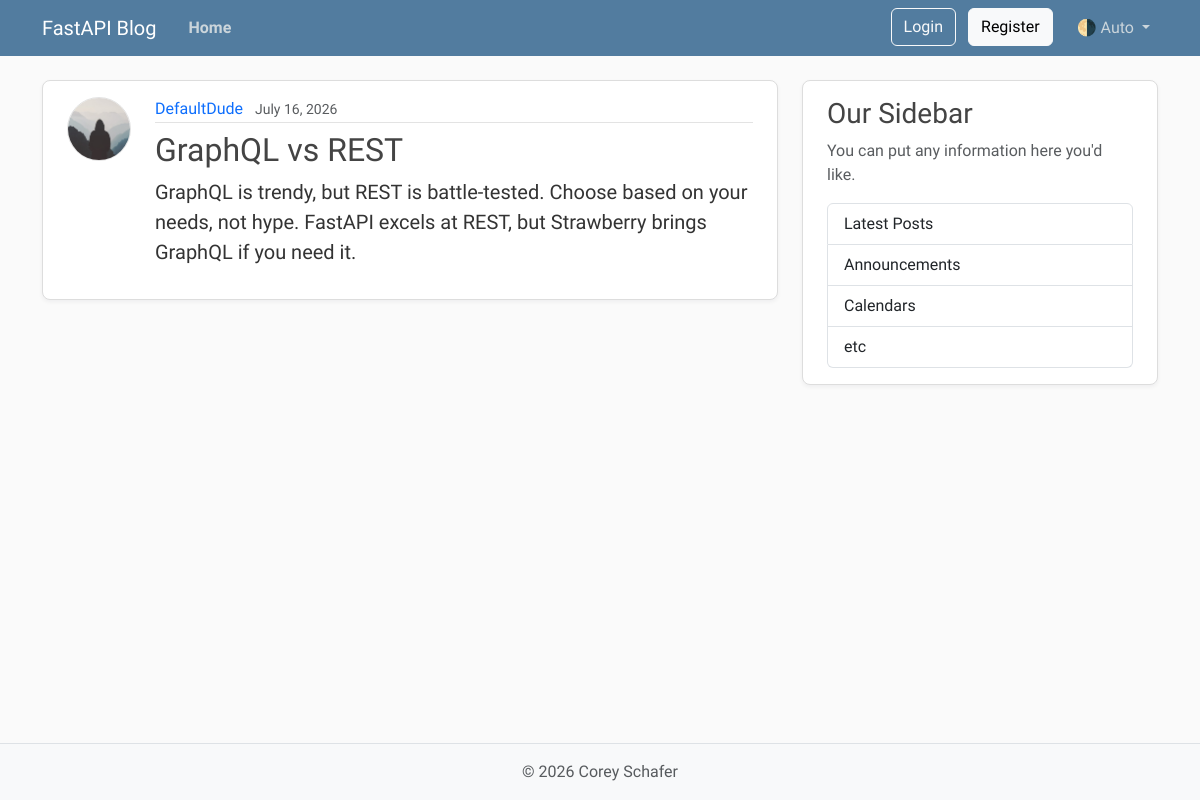
/posts/3, run on an earlier commit of the app's database.
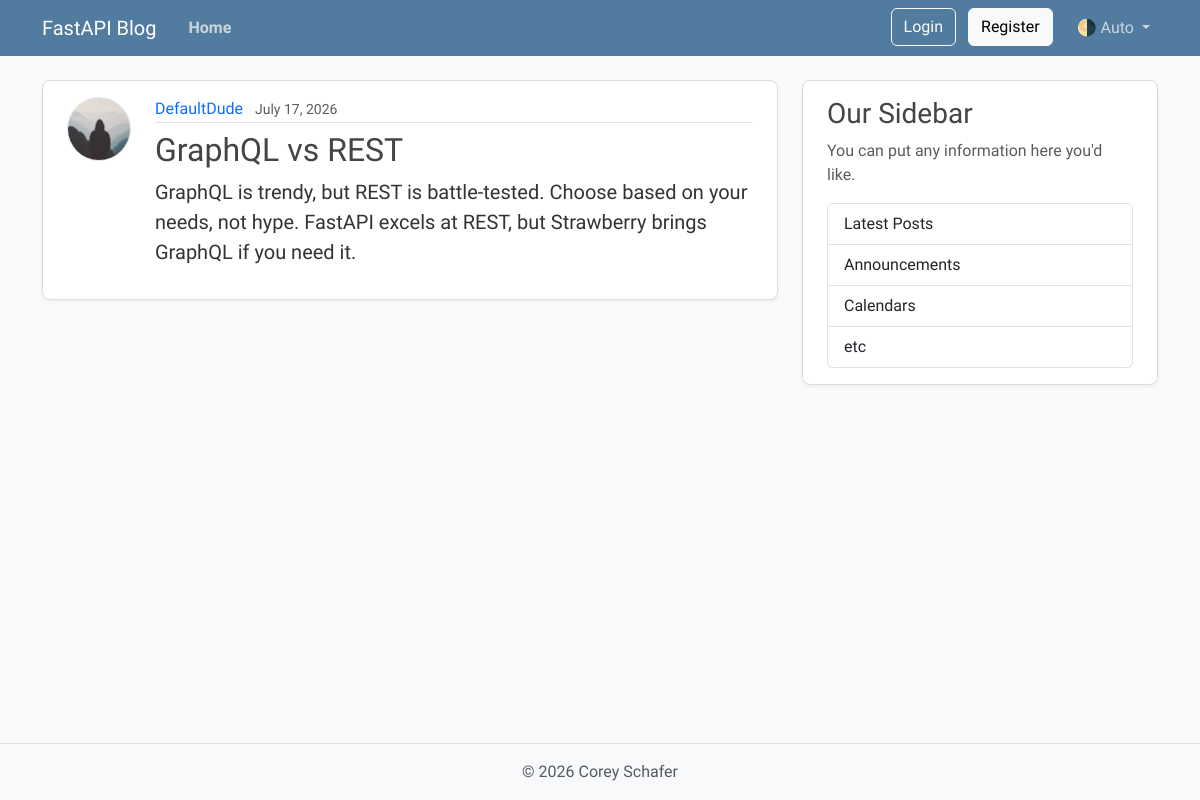
And on a later commit of the database.
### src/fastapi_blog/models.py (models this page shows, shortened)
class User(Base):
    __tablename__ = "users"
    id: Mapped[int] = mapped_column(Integer, primary_key=True, index=True)
    username: Mapped[str] = mapped_column(String(50), unique=True, nullable=False)
    email: Mapped[str] = mapped_column(String(120), unique=True, nullable=False)
    password_hash: Mapped[str] = mapped_column(String(200), nullable=False)
    image_file: Mapped[str | None] = mapped_column(
        String(200),
        nullable=True,
        default=None,
    )
    posts: Mapped[list[Post]] = relationship(back_populates="author", cascade="all, delete-orphan")
    reset_tokens: Mapped[list[PasswordResetToken]] = relationship(
        back_populates="user",
        cascade="all, delete-orphan",
    )

class Post(Base):
    __tablename__ = "posts"
    id: Mapped[int] = mapped_column(Integer, primary_key=True, index=True)
    title: Mapped[str] = mapped_column(String(100), nullable=False)
    content: Mapped[str] = mapped_column(Text, nullable=False)
    user_id: Mapped[int] = mapped_column(
        ForeignKey("users.id"),
        nullable=False,
        index=True,
    )
    date_posted: Mapped[datetime] = mapped_column(
        DateTime(timezone=True),
        default=lambda: datetime.now(UTC),
    )
    author: Mapped[User] = relationship(back_populates="posts")

### src/fastapi_blog/routers/pages.py (the view)
@router.get("/posts/{post_id}", include_in_schema=False)
async def post_page(
    request: Request, post_id: int, db: Annotated[AsyncSession, Depends(get_db)]
):
    result = await db.execute(
        select(models.Post)
        .options(selectinload(models.Post.author))
        .where(models.Post.id == post_id)
        .order_by(models.Post.date_posted.desc())
    )
    post = result.scalars().first()
    if post:
        title = post.title[:50]
        return templates.TemplateResponse(
            request, "post.html", {"post": post, "title": title}
        )
    raise HTTPException(status_code=status.HTTP_404_NOT_FOUND, detail="Post not found")

### src/fastapi_blog/templates/post.html (shortened to what this page needs)
{% extends "layout.html" %}
{% block content %}
    <article class="content-section py-3 px-4 mb-4">
        <div class="d-flex align-items-start gap-4">
            <img class="rounded-circle article-img flex-shrink-0"
                 src="{{ post.author.image_path }}"
                 alt="{{ post.author.username }}'s profile picture"
                 width="64"
                 height="64"
                 loading="lazy">
            <div class="flex-grow-1">
                <div class="article-metadata mb-2">
                    <a class="me-2"
                       href="{{ url_for("user_posts", user_id=post.author.id) }}">{{ post.author.username }}</a>
                    <small class="text-body-secondary">{{ post.date_posted.strftime("%B %d, %Y") }}</small>
                </div>
                <h2 class="article-title">{{ post.title }}</h2>
                <p class="article-content">{{ post.content }}</p>
            </div>
        </div>
    </article>
{% endblock content %}

### src/fastapi_blog/templates/layout.html (shortened to what this page needs)
<!DOCTYPE html>
<html lang="en">
    <head>
        <link href="https://cdn.jsdelivr.net/npm/bootstrap@5.3.8/dist/css/bootstrap.min.css"
              rel="stylesheet"
>
        <link rel="stylesheet"
              type="text/css"
              href="{{ url_for("static", path='css/main.css') }}">
    </head>
    <body class="d-flex flex-column min-vh-100">
        <header class="site-header">
            <nav class="navbar navbar-expand-md bg-steel fixed-top"
                 data-bs-theme="dark">
                <div class="container">
                    <a class="navbar-brand me-4" href="{{ url_for("home") }}">FastAPI Blog</a>
                    <div class="collapse navbar-collapse" id="navbarToggle">
                        <div class="navbar-nav me-auto">
                            <a class="nav-link active"
                               aria-current="page"
                               href="{{ url_for("home") }}">Home</a>
                        </div>
                        <div class="navbar-nav">
                            <div id="loggedOutNav">
                                <a class="btn btn-outline-light mb-2 mb-md-0 me-md-2"
                                   href="{{ url_for("login_page") }}">Login</a>
                                <a class="btn btn-light mb-2 mb-md-0 me-md-3"
                                   href="{{ url_for("register_page") }}">Register</a>
                            </div>
                            <div class="nav-item dropdown">
                                <a class="nav-link dropdown-toggle"
                                   href="#"
                                   role="button"
                                   id="bd-theme"
                                   data-bs-toggle="dropdown"
                                   aria-expanded="false">
                                    <span id="bd-theme-text">🌗 Auto</span>
                                </a>
                            </div>
                        </div>
                    </div>
                </div>
            </nav>
        </header>
        <main role="main" class="container">
            <div class="row">
                <div class="col-md-8">
                    {% block content %}
                    {% endblock content %}
                </div>
                <aside class="col-md-4">
                    <div class="content-section py-3 px-4 mb-4">
                        <h3>Our Sidebar</h3>
                        <p class="text-body-secondary">You can put any information here you'd like.</p>
                        <ul class="list-group">
                            <li class="list-group-item">Latest Posts</li>
                            <li class="list-group-item">Announcements</li>
                            <li class="list-group-item">Calendars</li>
                            <li class="list-group-item">etc</li>
                        </ul>
                    </div>
                </aside>
            </div>
        </main>
        <footer class="mt-auto py-3 bg-body-tertiary border-top">
            <div class="container text-center">
                <p class="text-body-secondary mb-0">
                    © <span id="year"></span> Corey Schafer
                </p>
            </div>
        </footer>
    </body>
</html>

### src/fastapi_blog/static/css/main.css (style rules this page uses)
:root { --font-heading: "Montserrat", system-ui, -apple-system, BlinkMacSystemFont, sans-serif; --font-body: "Nunito", system-ui, -apple-system, BlinkMacSystemFont, sans-serif; --color-bg-body: #fafafa; --color-bg-content: #ffffff; --color-text-primary: #333333; --color-text-heading: #444444; --color-steel: #527c9f; --color-nav-link: #cbd5db; --color-nav-link-hover: #ffffff; --color-link-hover: #428bca; --color-border: #dddddd; --color-border-light: #e3e3e3; --spacing-xl: 5rem; --article-img-size: 4rem; --account-img-size: 7.813rem; }
body { font-family: var(--font-body); background: var(--color-bg-body); color: var(--color-text-primary); }
main { padding-top: var(--spacing-xl); }
h1, h2, h3, h4, h5, h6 { font-family: var(--font-heading); color: var(--color-text-heading); }
.navbar-brand { font-family: var(--font-heading); }
a { text-decoration: none; }
.bg-steel { background-color: var(--color-steel); }
.site-header .navbar-nav .nav-link { color: var(--color-nav-link); transition: color 0.2s ease-in-out; }
.site-header .navbar-nav .nav-link.active { font-weight: 600; }
.content-section { background: var(--color-bg-content); border: 1px solid var(--color-border); border-radius: 0.5rem; box-shadow: 0 2px 4px rgba(15, 23, 42, 0.05); transition: box-shadow 0.15s ease, transform 0.15s ease, border-color 0.15s ease; }
.article-title { color: var(--color-text-heading); transition: color 0.2s ease-in-out; }
.article-content { white-space: pre-line; font-size: 1.25rem; }
.article-img { height: var(--article-img-size); width: var(--article-img-size); flex-shrink: 0; object-fit: cover; border: 1px solid var(--color-border-light); box-shadow: 0 0 0 2px var(--color-bg-content); }
.article-metadata { padding-bottom: 0.063rem; border-bottom: 1px solid var(--color-border-light); }
.article-metadata a { transition: color 0.2s ease-in-out; }
[data-bs-theme="dark"] { --color-bg-body: #1a1a1a; --color-bg-content: #2d2d2d; --color-text-primary: #e0e0e0; --color-text-heading: #f0f0f0; --color-border: #404040; --color-border-light: #4a4a4a; }

What changed in the data, as far as the page shows it:
changed Post "GraphQL vs REST": date_posted "July 16, 2026" → "July 17, 2026"
